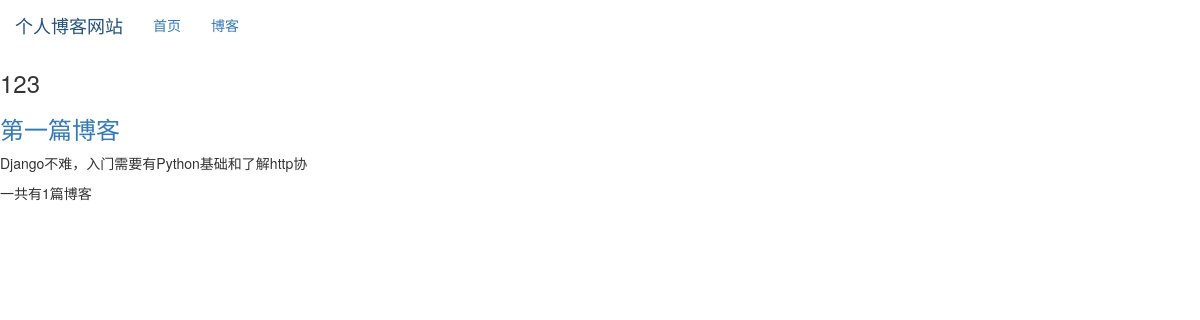
The app's page /blog/type/1, older data.
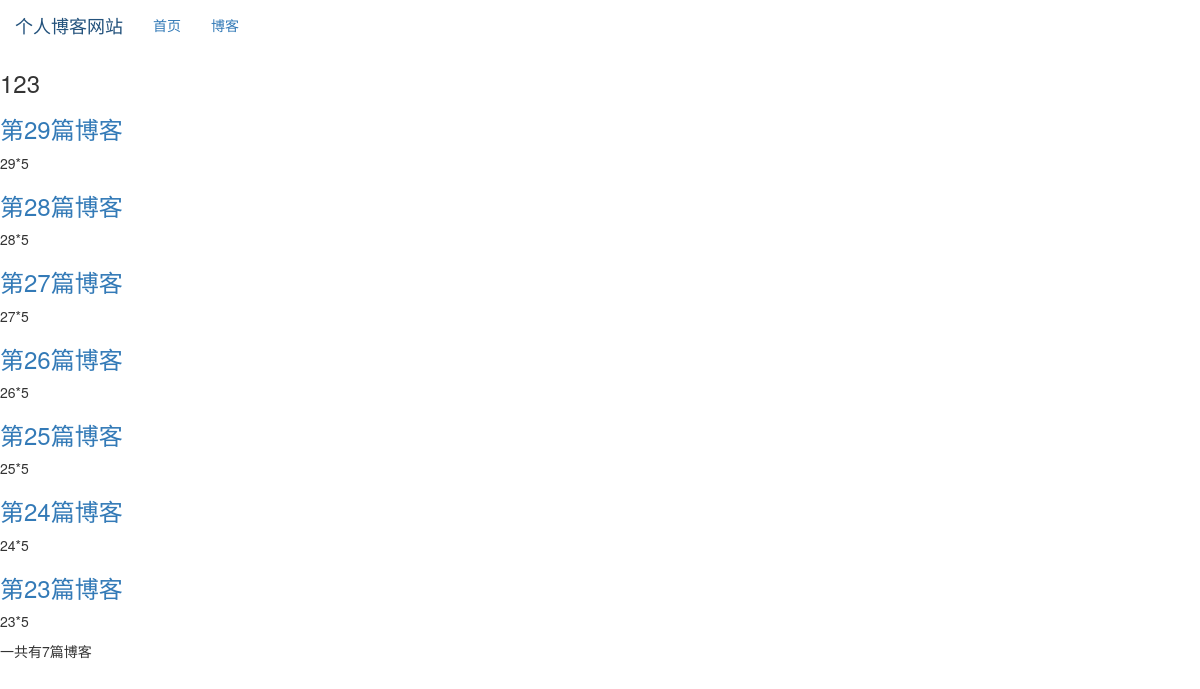
The same page, newer data.
### blog/models.py (models this page shows, shortened)
class Blog(models.Model):
    title = models.CharField(max_length=50)
    blog_type = models.ForeignKey(BlogType,on_delete=models.DO_NOTHING)
    content = RichTextUploadingField()
    author = models.ForeignKey(User,on_delete=models.DO_NOTHING)
    created_time = models.DateTimeField(auto_now_add=True)
    last_updated_time = models.DateTimeField(auto_now=True)
    class Meta:
        ordering = ['-created_time']

### blog/views.py (the view)
# urls.py: path('type/<int:type_pk>',views.blogs_with_type,name = 'blogs_with_type'),
def blogs_with_type(requset,type_pk):
    blog_type = get_object_or_404(BlogType,pk=type_pk)
    blogs_all_list = Blog.objects.filter(blog_type = blog_type)
    context = get_blog_list_common_data(requset, blogs_all_list)
    context['blog_type'] = blog_type
    return render_to_response('blog/blogs_with_type.html', context)

### blog/templates/blog/blogs_with_type.html (shortened to what this page needs)
{% extends 'base.html' %}
{% block content %}
<h3>{{ blog_type.type_name }}</h3>
    {% for blog in blogs%}
        <a href="{% url 'blog_detail' blog.pk %}">
        <h3>{{ blog.title }}</h3>
        </a>
        <p>{{ blog.content|truncatechars:30 }}</p>
        {% empty %}
        <p>----暂无博客，敬请期待----</p>
    {% endfor %}
    <p>一共有{{ blogs|length }}篇博客</p>
{% endblock %}

Row changes from the older to the newer data that the page shows:
no longer on this page (row unchanged): Blog: title "第一篇博客", content "Django不难，入门需要有Python基础和了解http协"
added Blog: title "第29篇博客", content "29*5"
added Blog: title "第28篇博客", content "28*5"
added Blog: title "第27篇博客", content "27*5"
added Blog: title "第26篇博客", content "26*5"
added Blog: title "第25篇博客", content "25*5"
added Blog: title "第24篇博客", content "24*5"
added Blog: title "第23篇博客", content "23*5"
Text that changed along with them:
{{ blogs|length }}: "1" → "7"
